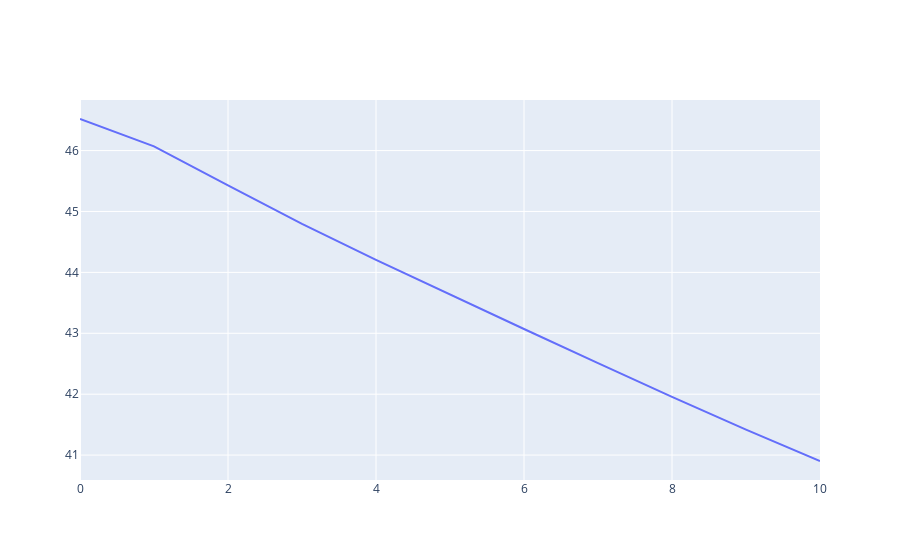

Notebook code for this chart:
### Code cell
fig = go.Figure()
fig.add_trace(
    go.Scatter(
        x=[*range(len(previsoes))], 
        y=previsoes,
        mode='lines',
        name='lines'))

### Figure 1 — Plotly figure (JSON) as saved in the notebook; plotly's stock layout.template omitted (floating-point values rounded to 4 significant figures)
{"data": [{"mode": "lines", "name": "lines", "type": "scatter", "x": [0, 1, 2, 3, 4, 5, 6, 7, 8, 9, 10], "y": [46.52, 46.07, 45.43, 44.8, 44.2, 43.63, 43.07, 42.51, 41.96, 41.42, 40.9]}], "layout": {}}
